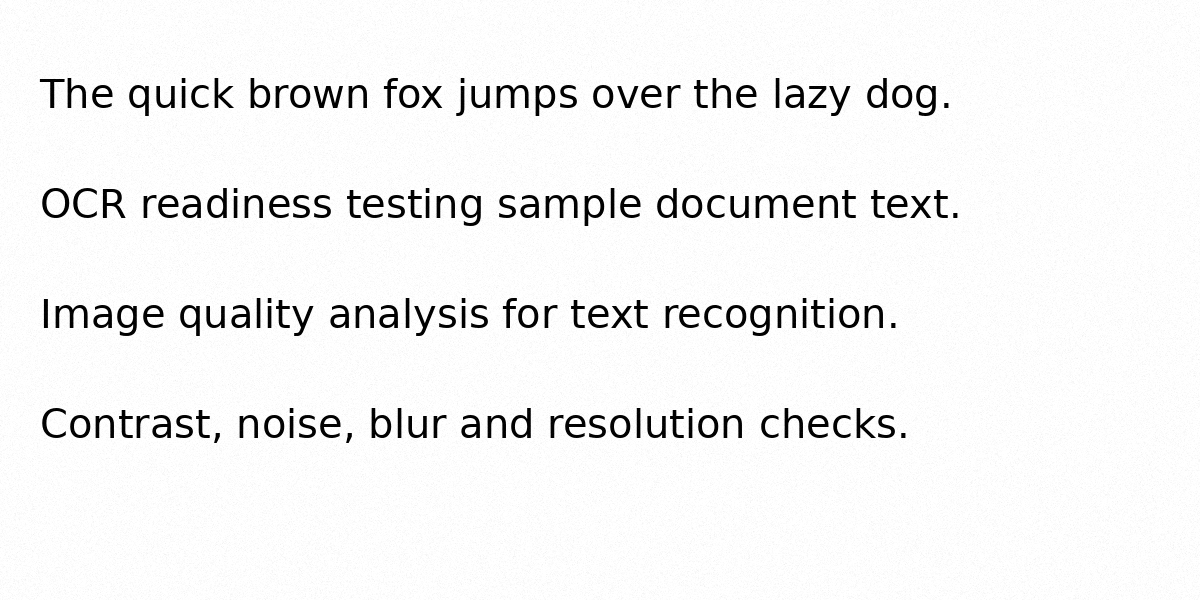
#> input picture uploads/01_noise_low_english.png, 1200 x 600 px
$ python -i factors-LAPTOP-D294R2U4.py   (imports and definitions only)   (older library calls are emulated)
#> lines starting #> are read from the running program, lines starting #| are printed output that depends on the picture; after the words box and inside, x2 and y2 are one past the last pixel; in counts of white or black regions, pixels touching at a corner belong together
#> further down, picture is the input picture: shape (600, 1200, 3); min 0, max 255, mean 243.6
"""
OCR Readiness Evaluation Platform
Factor computation engine — all 8 quality factors.

Each function accepts a numpy BGR image (OpenCV format) and returns
a dict with: score (0-100), status, description, details.

Team API integration notes:
  - Vivek  → stroke_width_score, text_density_score
  - Mansi  → blur_score, contrast_score
  - Krish  → matra_continuity_score, zone_integrity_score
  - Yash   → noise_score, resolution_score  (+ integration)
"""

import cv2
import numpy as np
from dataclasses import dataclass
from typing import Dict, Any


# ──────────────────────────────────────────────
# Helpers
# ──────────────────────────────────────────────

# [8 lines left out: function _classify, not called in this run]


def _clamp(v: float, lo=0.0, hi=100.0) -> float:
    return float(max(lo, min(hi, v)))


# ──────────────────────────────────────────────
# YASH — Noise Score
# ──────────────────────────────────────────────

# [226 lines left out: functions noise_score, resolution_score, blur_score, contrast_score, stroke_width_score, text_density_score, not called in this run]

#matra scoring

def matra_continuity_score(img_bgr: np.ndarray) -> Dict[str, Any]:
    """
    Self-contained MCS using the same logic as the full pipeline.
    Fixed for handwriting and printed Hindi text.
    """
    gray = cv2.cvtColor(img_bgr, cv2.COLOR_BGR2GRAY)
    _, binary = cv2.threshold(gray, 0, 255,
                              cv2.THRESH_BINARY_INV + cv2.THRESH_OTSU)
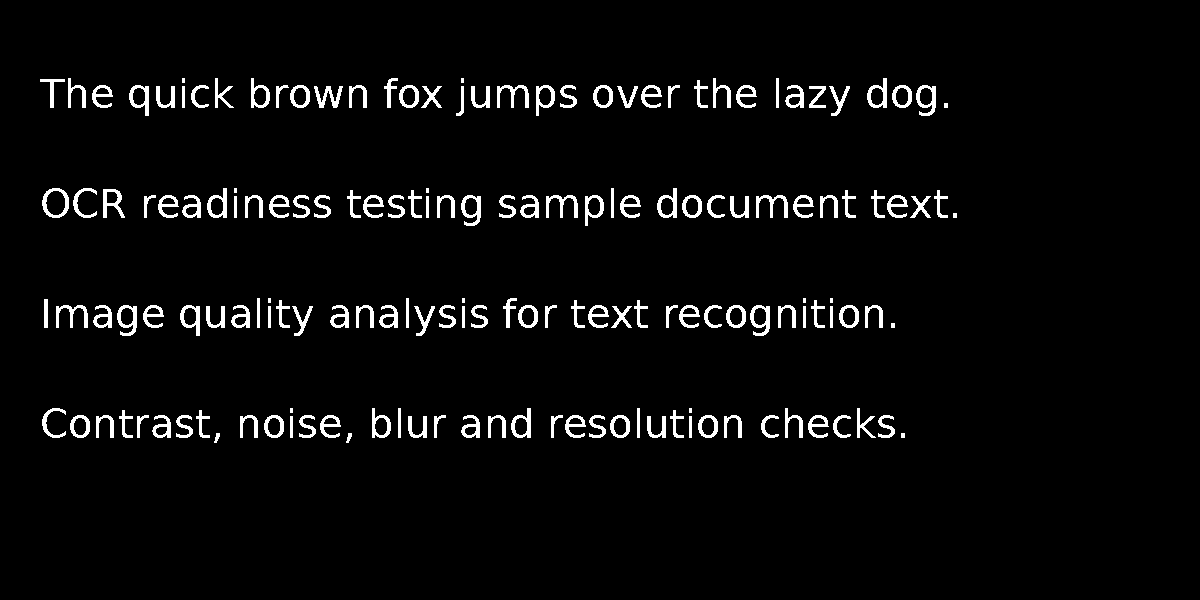
#> binary: shape (600, 1200); 3.8% white; 162 white regions (10 under 20 px), largest, box (x1, y1, x2, y2) and area: (42, 188, 69, 218) 296, (750, 305, 770, 336) 294, (916, 85, 936, 116) 293
    h, w = binary.shape
#> h = 600; w = 1200

    row_sums = np.sum(binary > 0, axis=1).astype(float)
#> row_sums = 600 values, max 485 at index 197, min 0 at index 0, mean 45.14
    threshold_row = row_sums.max() * 0.05
#> threshold_row = 24.25
    in_band = row_sums > threshold_row

    bands = []
    start = None
    for i, val in enumerate(in_band):
        if val and start is None:
            start = i
        elif not val and start is not None:
            bands.append((start, i))
            start = None
#> after the loop, bands = [(78, 108), (112, 116), (188, 218), (298, 328), (332, 336), (408, 438)]
    if start is not None:
        bands.append((start, h))

    if not bands:
        return {
            "factor_name": "matra_continuity_score",
            "score": 50.0,
            "status": "Average",
            "description": "No text bands detected.",
            "raw_value": 0,
            "unit": "MCS (0-100)",
        }

    band_scores = []
    for (r0, r1) in bands:
        band_h = r1 - r0
        if band_h < 5:
            continue

        shiro_top    = r0
        shiro_bottom = r0 + max(1, int(band_h * 0.15))
        upper_top    = r0
        upper_bottom = r0 + max(1, int(band_h * 0.20))
        lower_top    = r0 + max(1, int(band_h * 0.75))
        lower_bottom = r1
        middle_top   = r0 + max(1, int(band_h * 0.35))
        middle_bottom= r0 + max(1, int(band_h * 0.75))

        shiro_zone  = binary[shiro_top:shiro_bottom, :]
        upper_zone  = binary[upper_top:upper_bottom, :]
        lower_zone  = binary[lower_top:lower_bottom, :]
        middle_zone = binary[middle_top:middle_bottom, :]
        full_line   = binary[r0:r1, :]

        # ── SCS: Shirorekha Continuity Score ────────────────────────
        if shiro_zone.size > 0:
            col_ink = shiro_zone.sum(axis=0)
            zone_h  = shiro_zone.shape[0]
            # FIX 1: relaxed threshold 0.30 → 0.15
            active  = col_ink >= max(1, int(zone_h * 0.15) * 255)

            max_gap = 0
            current_gap = 0
            for val in active:
                if not val:
                    current_gap += 1
                    max_gap = max(max_gap, current_gap)
                else:
                    current_gap = 0
            # Dynamic gap threshold based on image width
            gap_threshold = max(20, int(w * 0.02))  # 2% of image width
            if max_gap <= gap_threshold:
                scs = 100.0
            else:
                # FIX 2: softer penalty 5.0 → 2.0
                penalty = min(100.0, (max_gap - gap_threshold) * 2.0)
                scs = max(0.0, 100.0 - penalty)
        else:
            scs = 50.0

        # ── MVS: Matra Visibility Score ──────────────────────────────
        def mvs(zone):
            if zone.size == 0:
                return 50.0
            n, _, stats, _ = cv2.connectedComponentsWithStats(
                zone, connectivity=8)
            if n <= 1:
                return 100.0  # FIX 3: clean zone not a failure
            min_area = 4
            valid = sum(1 for i in range(1, n)
                        if stats[i, cv2.CC_STAT_AREA] >= min_area)
            total = n - 1
            if total == 0:
                return 100.0  # FIX 3: clean zone not a failure
            return float(np.clip((valid / total) * 100, 0, 100))

        mvs_upper = mvs(upper_zone)
        mvs_lower = mvs(lower_zone)

        # ── RLR: Run-Length Regularity ───────────────────────────────
        runs = []
        for row in range(full_line.shape[0]):
            in_run = False
            length = 0
            for px in full_line[row]:
                if px > 0:
                    length += 1
                    in_run = True
                else:
                    if in_run and length >= 2:
                        runs.append(length)
                    length = 0
                    in_run = False
            if in_run and length >= 2:
                runs.append(length)

        if runs:
            runs_arr = np.array(runs, dtype=np.float32)
            mean_r = runs_arr.mean()
            if mean_r > 0:
                    cov = runs_arr.std() / mean_r
                    rlr = float(np.clip(100.0 * np.exp(-cov * 0.5), 0, 100))
            else:
                rlr = 0.0
        else:
            rlr = 0.0

        # ── BS: Baseline Stability ───────────────────────────────────
        if middle_zone.size > 0:
            ink = (middle_zone > 0).astype(np.float32)
            col_sum = ink.sum(axis=0) + 1e-6
            row_idx = np.arange(middle_zone.shape[0], dtype=np.float32)
            coms = (ink * row_idx[:, None]).sum(axis=0) / col_sum
            var = float(coms.var())
            # FIX 4: relaxed variance max 5.0 → 30.0
            bs = float(np.clip(100.0 * np.exp(-var / 30.0), 0, 100))
        else:
            bs = 50.0

        # ── NS: Noise Suppression ────────────────────────────────────
        n_cc, _, stats_ns, _ = cv2.connectedComponentsWithStats(
            full_line, connectivity=8)
        if n_cc > 1:
            noise_count = sum(1 for i in range(1, n_cc)
                              if stats_ns[i, cv2.CC_STAT_AREA] <= 12)
            ns = float(np.clip(
                100.0 * (1.0 - noise_count / max(1, n_cc - 1)), 0, 100))
        else:
            ns = 100.0

        # ── SS: Stroke Straightness ──────────────────────────────────
        import math
        edges = cv2.Canny(full_line, 50, 150)
        lines_h = cv2.HoughLinesP(edges, 1, np.pi / 180,
                                   threshold=20,
                                   minLineLength=10,
                                   maxLineGap=5)
        if lines_h is not None and len(lines_h) > 0:
            angles = []
            for seg in lines_h:
                x1, y1, x2, y2 = seg[0]
                angles.append(
                    math.degrees(math.atan2(y2 - y1, x2 - x1)))
            std = float(np.array(angles).std())
            # FIX 5: relaxed angle std 5.0 → 10.0
            ss = float(np.clip(100.0 * np.exp(-std / 10.0), 0, 100))
        else:
            ss = 50.0

        # ── MCS formula — rebalanced weights ─────────────────────────
        line_mcs = (0.22 * scs +
            0.28 * mvs_upper +  # ← increased
            0.10 * rlr +        # ← reduced significantly
            0.18 * mvs_lower +  # ← increased
            0.12 * bs +
            0.06 * ns +
            0.04 * ss)
        band_scores.append(float(np.clip(line_mcs, 0, 100)))
#> this loop made 6 passes
#> (r0, r1, band_h, shiro_top, shiro_bottom, upper_top, upper_bottom, lower_top) on passes 1, 3, 4, 6: (78, 108, 30, 78, 82, 78, 84, 100), (188, 218, 30, 188, 192, 188, 194, 210), (298, 328, 30, 298, 302, 298, 304, 320), (408, 438, 30, 408, 412, 408, 414, 430)
#> (r0, r1, band_h) on passes 2, 5: (112, 116, 4), (332, 336, 4)
#> after the loop, band_scores = [72.39, 71.92, 70.61, 70.33]

    if not band_scores:
        score = 50.0
    else:
        score = float(np.mean(band_scores))
#> score = 71.31
        score = float(np.clip(score, 0, 100))

    status = ("Excellent" if score >= 81 else "Good" if score >= 61
              else "Average" if score >= 41 else "Poor")
#> status = 'Good'
    return {
        "factor_name": "matra_continuity_score",
        "score": round(score, 1),
        "status": status,
        "description": f"Shirorekha continuity and matra visibility = {score:.1f}/100. "
                       + ("Matra well-preserved." if score >= 70
                          else "Matra continuity acceptable." if score >= 45
                          else "Significant matra breaks — poor Devanagari OCR expected."),
        "raw_value": round(score, 2),
        "unit": "MCS (0-100)",
    }


# ──────────────────────────────────────────────
# KRISH — Zone Integrity Score (self-contained)
# ──────────────────────────────────────────────

# [307 lines left out: functions zone_integrity_score, connected_component_stability_score, skew_penalty_score, not called in this run]


# ──────────────────────────────────────────────
# Master scorer
# ──────────────────────────────────────────────

WEIGHTS = {
    "noise_score":                       0.12,
    "resolution_score":                  0.12,
    "blur_score":                        0.15,
    "contrast_score":                    0.12,
    "stroke_width_score":                0.08,
    "text_density_score":                0.08,
    "matra_continuity_score":            0.08,
    "zone_integrity_score":              0.05,
    "connected_component_stability_score": 0.10,
    "skew_penalty_score":                0.10,
}

FACTOR_FUNCTIONS = {
    "noise_score":            noise_score,
    "resolution_score":       resolution_score,
    "blur_score":             blur_score,
    "contrast_score":         contrast_score,
    "stroke_width_score":     stroke_width_score,
    "text_density_score":     text_density_score,
    "matra_continuity_score": matra_continuity_score,
    "zone_integrity_score":   zone_integrity_score,
    "connected_component_stability_score": connected_component_stability_score,
    "skew_penalty_score":     skew_penalty_score,
}

DISPLAY_NAMES = {
    "noise_score":            "Noise",
    "resolution_score":       "Resolution",
    "blur_score":             "Blur",
    "contrast_score":         "Contrast",
    "stroke_width_score":     "Stroke Width",
    "text_density_score":     "Text Density",
    "matra_continuity_score": "Matra Continuity",
    "zone_integrity_score":   "Zone Integrity",
    "connected_component_stability_score": "CC Stability",
    "skew_penalty_score":     "Skew Penalty",
}


# [23 lines left out: function run_all_factors, not called in this run]


# ──────────────────────────────────────────────
# Recommendation engine
# ──────────────────────────────────────────────

RECOMMENDATIONS = {
    "noise_score": {
        "threshold": 50,
        "text": "🔧 **Noise too high** — Apply a Gaussian or median denoising filter before OCR.",
    },
    "resolution_score": {
        "threshold": 50,
        "text": "🔧 **Low resolution** — Rescan or recapture the document at ≥300 DPI.",
    },
    "blur_score": {
        "threshold": 50,
        "text": "🔧 **Image blurry** — Improve camera focus, use a tripod, or apply unsharp mask.",
    },
    "contrast_score": {
        "threshold": 50,
        "text": "🔧 **Low contrast** — Increase brightness/contrast or apply adaptive thresholding.",
    },
    "stroke_width_score": {
        "threshold": 50,
        "text": "🔧 **Stroke width suboptimal** — Use a font/print size closer to 10–14 pt at scan DPI.",
    },
    "text_density_score": {
        "threshold": 40,
        "text": "🔧 **Text density unusual** — Crop tightly around text or check for blank regions.",
    },
    "matra_continuity_score": {
        "threshold": 50,
        "text": "🔧 **Matra breaks detected** — Clean document, remove folds/tears, or deskew.",
    },
    "zone_integrity_score": {
        "threshold": 50,
        "text": "🔧 **Zone integrity low** — Ensure full character visibility; avoid clipping text edges.",
    },
    "connected_component_stability_score": {
        "threshold": 50,
        "text": "🔧 **Inconsistent character segmentation** — Clean speckle noise and ensure uniform stroke thickness before OCR.",
    },
    "skew_penalty_score": {
        "threshold": 50,
        "text": "🔧 **Image is skewed** — Deskew/rotate the document so text lines are horizontal before OCR.",
    },
}


# [8 lines left out: function generate_recommendations, not called in this run]

>>> import cv2
>>> picture = cv2.imread('uploads/01_noise_low_english.png')
>>> result = matra_continuity_score(picture)
#> result = 6 items

$ run again, on uploads/02_noise_high_hindi.png
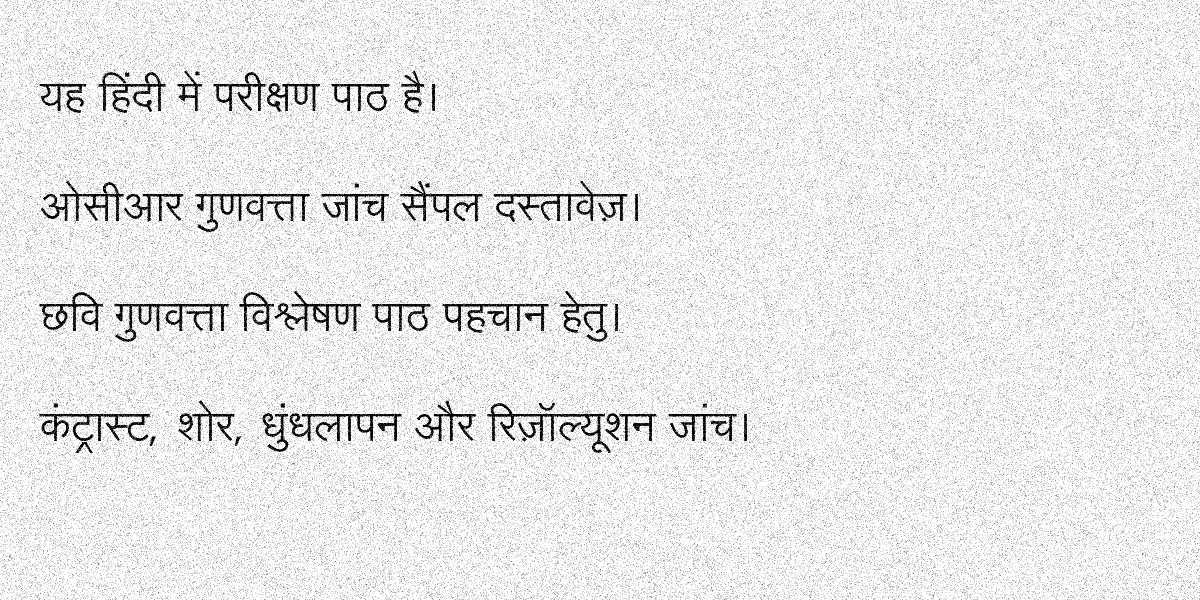
#> input picture uploads/02_noise_high_hindi.png, 1200 x 600 px
#> picture is the input picture: shape (600, 1200, 3); min 0, max 255, mean 232.8
#> in matra_continuity_score, `_, binary = cv2.threshold(gray, 0, 255, cv2.THRESH_BINARY_INV + cv2.TH..`:
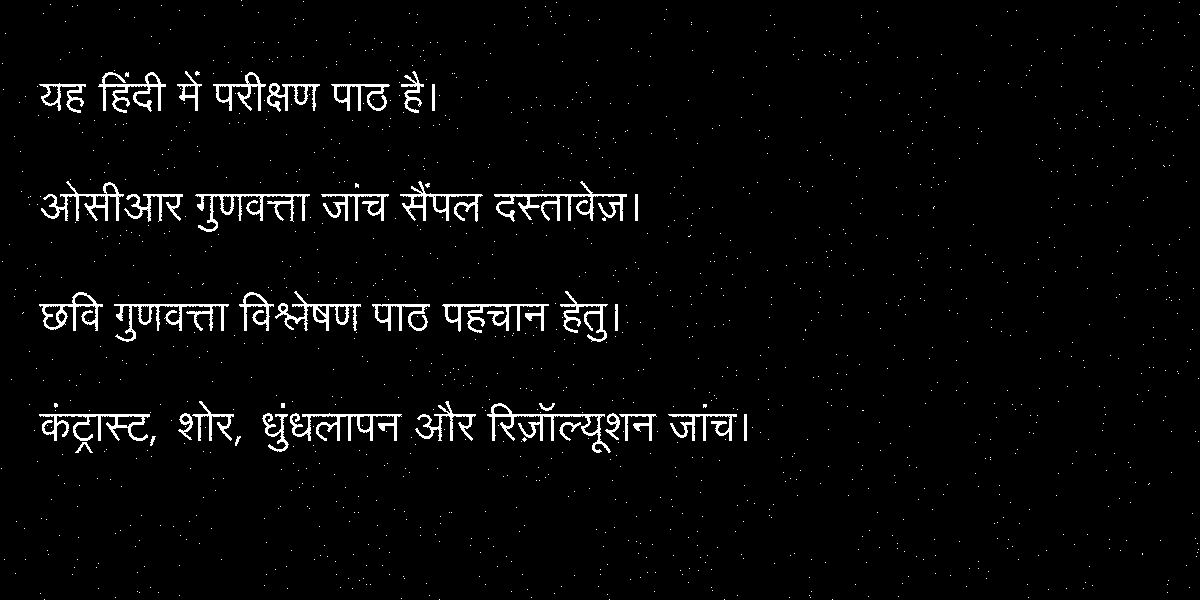
#> binary: shape (600, 1200); 3% white; 1395 white regions (1355 under 20 px), largest, box (x1, y1, x2, y2) and area: (494, 181, 627, 222) 1243, (487, 403, 611, 453) 1100, (114, 304, 229, 342) 1082
#> row_sums = 600 values, max 578 at index 415, min 0 at index 3, mean 35.97
#> threshold_row = 28.9
#> after the loop in matra_continuity_score, `for i, val in enumerate(in_band):`: bands = [(73, 78), (80, 81), (84, 111), (184, 185), (194, 221), (293, 297), (304, 332), (339, 340), (404, 410), (414, 441), (442, 444), (449, 451)]
#> the loop in matra_continuity_score, `for (r0, r1) in bands:` made 12 passes
#> (r0, r1, band_h, shiro_top, shiro_bottom, upper_top, upper_bottom, lower_top) on passes 1, 3, 5, 7, 9, 10: (73, 78, 5, 73, 74, 73, 74, 76), (84, 111, 27, 84, 88, 84, 89, 104), (194, 221, 27, 194, 198, 194, 199, 214), (304, 332, 28, 304, 308, 304, 309, 325), (404, 410, 6, 404, 405, 404, 405, 408), (414, 441, 27, 414, 418, 414, 419, 434)
#> after the loop in matra_continuity_score, `for (r0, r1) in bands:`: band_scores = [51.62, 43.41, 47.77, 46.18, 42.36, 55.19]
#> score = 47.75
#> status = 'Average'
#> result = 6 items
